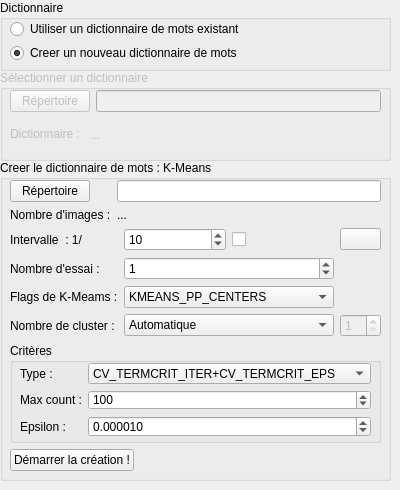
      <widget class="QWidget" name="tab_3">
       <attribute name="title">
        <string>Sac de Mots visuels</string>
       </attribute>
       <widget class="QGroupBox" name="groupBox_2">
        <property name="geometry">
         <rect>
          <x>0</x>
          <y>0</y>
          <width>391</width>
          <height>71</height>
         </rect>
        </property>
        <property name="title">
         <string>Dictionnaire</string>
        </property>
        <widget class="QWidget" name="verticalLayoutWidget">
         <property name="geometry">
          <rect>
           <x>10</x>
           <y>20</y>
           <width>371</width>
           <height>42</height>
          </rect>
         </property>
         <layout class="QVBoxLayout" name="verticalLayout_2">
          <item>
           <widget class="QRadioButton" name="radioButton">
            <property name="maximumSize">
             <size>
              <width>251</width>
              <height>16777215</height>
             </size>
            </property>
            <property name="text">
             <string>Utiliser un dictionnaire de mots existant</string>
            </property>
            <attribute name="buttonGroup">
             <string>buttonGroup</string>
            </attribute>
           </widget>
          </item>
          <item>
           <widget class="QRadioButton" name="radioButton_2">
            <property name="text">
             <string>Creer un nouveau dictionnaire de mots</string>
            </property>
            <property name="checked">
             <bool>true</bool>
            </property>
            <attribute name="buttonGroup">
             <string>buttonGroup</string>
            </attribute>
           </widget>
          </item>
         </layout>
        </widget>
       </widget>
       <widget class="QGroupBox" name="groupBox_3">
        <property name="geometry">
         <rect>
          <x>0</x>
          <y>160</y>
          <width>391</width>
          <height>321</height>
         </rect>
        </property>
        <property name="sizePolicy">
         <sizepolicy hsizetype="Preferred" vsizetype="Preferred">
          <horstretch>0</horstretch>
          <verstretch>0</verstretch>
         </sizepolicy>
        </property>
        <property name="title">
         <string>Creer le dictionnaire de mots : K-Means</string>
        </property>
        <widget class="QWidget" name="verticalLayoutWidget_3">
         <property name="geometry">
          <rect>
           <x>10</x>
           <y>20</y>
           <width>371</width>
           <height>291</height>
          </rect>
         </property>
         <layout class="QVBoxLayout" name="verticalLayout_4">
          <item>
           <layout class="QFormLayout" name="formLayout_6">
            <property name="sizeConstraint">
             <enum>QLayout::SetDefaultConstraint</enum>
            </property>
            <property name="fieldGrowthPolicy">
             <enum>QFormLayout::ExpandingFieldsGrow</enum>
            </property>
            <property name="rowWrapPolicy">
             <enum>QFormLayout::DontWrapRows</enum>
            </property>
            <property name="formAlignment">
             <set>Qt::AlignLeading|Qt::AlignLeft|Qt::AlignTop</set>
            </property>
            <property name="verticalSpacing">
             <number>6</number>
            </property>
            <item row="0" column="0">
             <widget class="QPushButton" name="pushButton_2">
              <property name="sizePolicy">
               <sizepolicy hsizetype="Minimum" vsizetype="Preferred">
                <horstretch>0</horstretch>
                <verstretch>0</verstretch>
               </sizepolicy>
              </property>
              <property name="text">
               <string>Répertoire</string>
              </property>
             </widget>
            </item>
            <item row="0" column="1">
             <widget class="QLineEdit" name="lineEdit_2">
              <property name="sizePolicy">
               <sizepolicy hsizetype="Expanding" vsizetype="Preferred">
                <horstretch>0</horstretch>
                <verstretch>0</verstretch>
               </sizepolicy>
              </property>
             </widget>
            </item>
            <item row="1" column="0">
             <widget class="QLabel" name="label_3">
              <property name="sizePolicy">
               <sizepolicy hsizetype="Minimum" vsizetype="Minimum">
                <horstretch>0</horstretch>
                <verstretch>0</verstretch>
               </sizepolicy>
              </property>
              <property name="text">
               <string>Nombre d'images :</string>
              </property>
             </widget>
            </item>
            <item row="1" column="1">
             <widget class="QLabel" name="label_14">
              <property name="sizePolicy">
               <sizepolicy hsizetype="Minimum" vsizetype="Minimum">
                <horstretch>0</horstretch>
                <verstretch>0</verstretch>
               </sizepolicy>
              </property>
              <property name="text">
               <string>...</string>
              </property>
             </widget>
            </item>
           </layout>
          </item>
          <item>
           <layout class="QGridLayout" name="gridLayout">
            <item row="4" column="2">
             <widget class="QSpinBox" name="spinBox_2">
              <property name="enabled">
               <bool>false</bool>
              </property>
              <property name="minimum">
               <number>1</number>
              </property>
             </widget>
            </item>
            <item row="4" column="0">
             <widget class="QLabel" name="label_6">
              <property name="text">
               <string>Nombre de cluster :</string>
              </property>
             </widget>
            </item>
            <item row="4" column="1">
             <widget class="QComboBox" name="comboBox_2">
              <item>
               <property name="text">
                <string>Automatique</string>
               </property>
              </item>
              <item>
               <property name="text">
                <string>Manuel</string>
               </property>
              </item>
             </widget>
            </item>
            <item row="3" column="0">
             <widget class="QLabel" name="label_5">
              <property name="text">
               <string>Flags de K-Meams :</string>
              </property>
             </widget>
            </item>
            <item row="3" column="1">
             <widget class="QComboBox" name="comboBox">
              <property name="currentIndex">
               <number>2</number>
              </property>
              <item>
               <property name="text">
                <string>KMEANS_RANDOM_CENTERS</string>
               </property>
              </item>
              <item>
               <property name="text">
                <string>KMEANS_USE_INITIAL_LABELS</string>
               </property>
              </item>
              <item>
               <property name="text">
                <string>KMEANS_PP_CENTERS</string>
               </property>
              </item>
             </widget>
            </item>
            <item row="2" column="0">
             <widget class="QLabel" name="label_4">
              <property name="text">
               <string>Nombre d'essai :</string>
              </property>
             </widget>
            </item>
            <item row="2" column="1">
             <widget class="QSpinBox" name="spinBox">
              <property name="value">
               <number>1</number>
              </property>
             </widget>
            </item>
            <item row="1" column="0">
             <widget class="QLabel" name="label_11">
              <property name="text">
               <string>Intervalle  : 1/</string>
              </property>
             </widget>
            </item>
            <item row="1" column="2">
             <widget class="QPushButton" name="pushButton_4">
              <property name="sizePolicy">
               <sizepolicy hsizetype="Minimum" vsizetype="Fixed">
                <horstretch>0</horstretch>
                <verstretch>0</verstretch>
               </sizepolicy>
              </property>
              <property name="styleSheet">
               <string notr="true">background-image: url(:/img/refresh.jpg);
background-position: center;
background-repeat: no-repeat;</string>
              </property>
              <property name="text">
               <string/>
              </property>
             </widget>
            </item>
            <item row="1" column="1">
             <layout class="QHBoxLayout" name="horizontalLayout_4">
              <item>
               <widget class="QSpinBox" name="spinBox_4">
                <property name="minimum">
                 <number>1</number>
                </property>
                <property name="maximum">
                 <number>100000</number>
                </property>
                <property name="value">
                 <number>10</number>
                </property>
               </widget>
              </item>
              <item>
               <widget class="QCheckBox" name="checkBox_2">
                <property name="text">
                 <string/>
                </property>
               </widget>
              </item>
             </layout>
            </item>
           </layout>
          </item>
          <item>
           <widget class="QGroupBox" name="groupBox_4">
            <property name="sizePolicy">
             <sizepolicy hsizetype="Expanding" vsizetype="Expanding">
              <horstretch>0</horstretch>
              <verstretch>0</verstretch>
             </sizepolicy>
            </property>
            <property name="title">
             <string>Critères</string>
            </property>
            <widget class="QWidget" name="formLayoutWidget">
             <property name="geometry">
              <rect>
               <x>10</x>
               <y>20</y>
               <width>351</width>
               <height>74</height>
              </rect>
             </property>
             <layout class="QFormLayout" name="formLayout">
              <property name="fieldGrowthPolicy">
               <enum>QFormLayout::AllNonFixedFieldsGrow</enum>
              </property>
              <item row="0" column="0">
               <widget class="QLabel" name="label_7">
                <property name="text">
                 <string>Type :</string>
                </property>
               </widget>
              </item>
              <item row="1" column="0">
               <widget class="QLabel" name="label_8">
                <property name="text">
                 <string>Max count :</string>
                </property>
               </widget>
              </item>
              <item row="1" column="1">
               <widget class="QSpinBox" name="spinBox_3">
                <property name="sizePolicy">
                 <sizepolicy hsizetype="Minimum" vsizetype="Preferred">
                  <horstretch>0</horstretch>
                  <verstretch>0</verstretch>
                 </sizepolicy>
                </property>
                <property name="maximum">
                 <number>1000</number>
                </property>
                <property name="value">
                 <number>100</number>
                </property>
               </widget>
              </item>
              <item row="2" column="0">
               <widget class="QLabel" name="label_9">
                <property name="text">
                 <string>Epsilon :</string>
                </property>
               </widget>
              </item>
              <item row="2" column="1">
               <widget class="QDoubleSpinBox" name="doubleSpinBox">
                <property name="sizePolicy">
                 <sizepolicy hsizetype="Minimum" vsizetype="Preferred">
                  <horstretch>0</horstretch>
                  <verstretch>0</verstretch>
                 </sizepolicy>
                </property>
                <property name="decimals">
                 <number>6</number>
                </property>
                <property name="singleStep">
                 <double>0.000001000000000</double>
                </property>
                <property name="value">
                 <double>0.000010000000000</double>
                </property>
               </widget>
              </item>
              <item row="0" column="1">
               <widget class="QComboBox" name="comboBox_3">
                <property name="sizePolicy">
                 <sizepolicy hsizetype="Expanding" vsizetype="Preferred">
                  <horstretch>0</horstretch>
                  <verstretch>0</verstretch>
                 </sizepolicy>
                </property>
                <property name="maximumSize">
                 <size>
                  <width>16777205</width>
                  <height>16777215</height>
                 </size>
                </property>
                <property name="currentIndex">
                 <number>2</number>
                </property>
                <item>
                 <property name="text">
                  <string>CV_TERMCRIT_ITER</string>
                 </property>
                </item>
                <item>
                 <property name="text">
                  <string>CV_TERMCRIT_EPS</string>
                 </property>
                </item>
                <item>
                 <property name="text">
                  <string>CV_TERMCRIT_ITER+CV_TERMCRIT_EPS</string>
                 </property>
                </item>
               </widget>
              </item>
             </layout>
            </widget>
           </widget>
          </item>
          <item>
           <widget class="QPushButton" name="pushButton_3">
            <property name="sizePolicy">
             <sizepolicy hsizetype="Fixed" vsizetype="Fixed">
              <horstretch>0</horstretch>
              <verstretch>0</verstretch>
             </sizepolicy>
            </property>
            <property name="text">
             <string>Démarrer la création !</string>
            </property>
           </widget>
          </item>
         </layout>
        </widget>
       </widget>
       <widget class="QGroupBox" name="groupBox">
        <property name="enabled">
         <bool>false</bool>
        </property>
        <property name="geometry">
         <rect>
          <x>0</x>
          <y>70</y>
          <width>391</width>
          <height>91</height>
         </rect>
        </property>
        <property name="title">
         <string>Sélectionner un dictionnaire</string>
        </property>
        <widget class="QWidget" name="verticalLayoutWidget_2">
         <property name="geometry">
          <rect>
           <x>10</x>
           <y>20</y>
           <width>371</width>
           <height>61</height>
          </rect>
         </property>
         <layout class="QVBoxLayout" name="verticalLayout_3">
          <item>
           <layout class="QHBoxLayout" name="horizontalLayout">
            <item>
             <widget class="QPushButton" name="pushButton">
              <property name="text">
               <string>Répertoire</string>
              </property>
              <property name="iconSize">
               <size>
                <width>16</width>
                <height>16</height>
               </size>
              </property>
             </widget>
            </item>
            <item>
             <widget class="QLineEdit" name="lineEdit"/>
            </item>
           </layout>
          </item>
          <item>
           <layout class="QHBoxLayout" name="horizontalLayout_2">
            <item>
             <widget class="QLabel" name="label">
              <property name="sizePolicy">
               <sizepolicy hsizetype="Fixed" vsizetype="Fixed">
                <horstretch>0</horstretch>
                <verstretch>0</verstretch>
               </sizepolicy>
              </property>
              <property name="text">
               <string>Dictionnaire : </string>
              </property>
             </widget>
            </item>
            <item>
             <widget class="QLabel" name="label_2">
              <property name="text">
               <string>...</string>
              </property>
             </widget>
            </item>
           </layout>
          </item>
         </layout>
        </widget>
       </widget>
      </widget>
